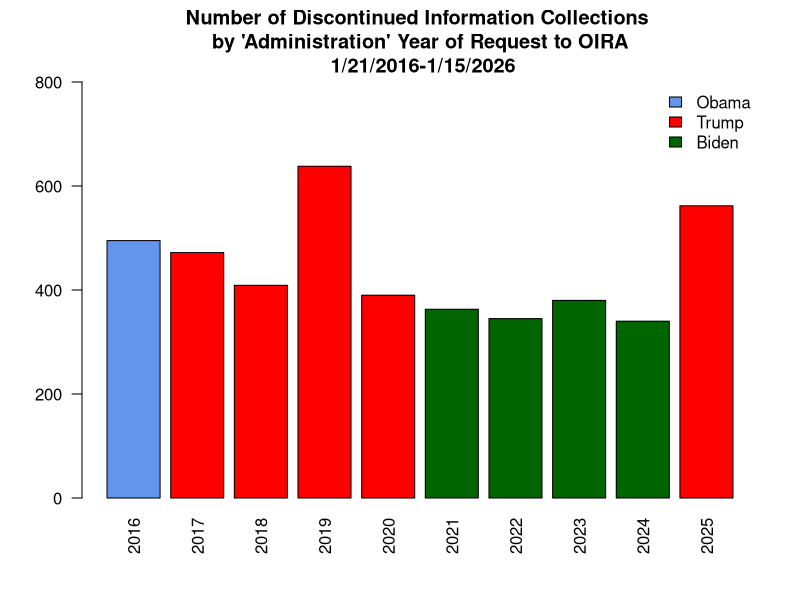

Source code (R):
###
# Analysis of PRA discontinuations
# Last Modified: 1/23/2026
###

setwd("~/Consulting/Contracts/New Venture Fund/DataIntegrity/cleaned/wip")
prad<-read.csv("../data/pra_discontinuation_aggregated.csv",stringsAsFactors=FALSE)

#Remove invalid years of request
# prad<-prad[-which(prad$Request.Year<2016),]
prad<-prad[which(prad$Web_Request.Type=="Discontinue"),]

#Barplot of discontinuations by year
barplot(table(prad$AdminYear),las=2,col=c("cornflowerblue",rep("red",4),rep("darkgreen",4),"red"),
        main="Number of Discontinued Information Collections \n by 'Administration' Year of Request to OIRA \n 1/21/2016-1/15/2026",ylim=c(0,800))
legend("topright",legend=c("Obama","Trump","Biden"),fill=c("cornflowerblue","red","darkgreen"),bty="n")
